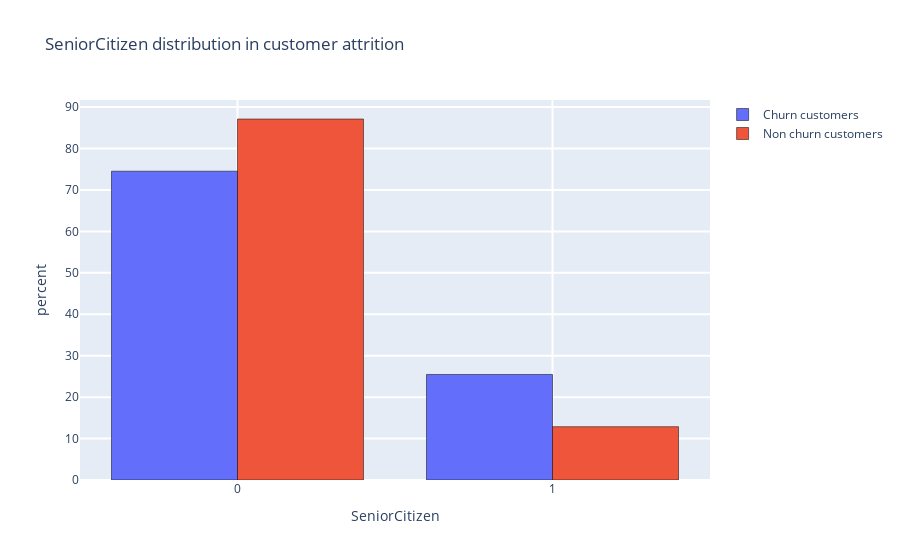
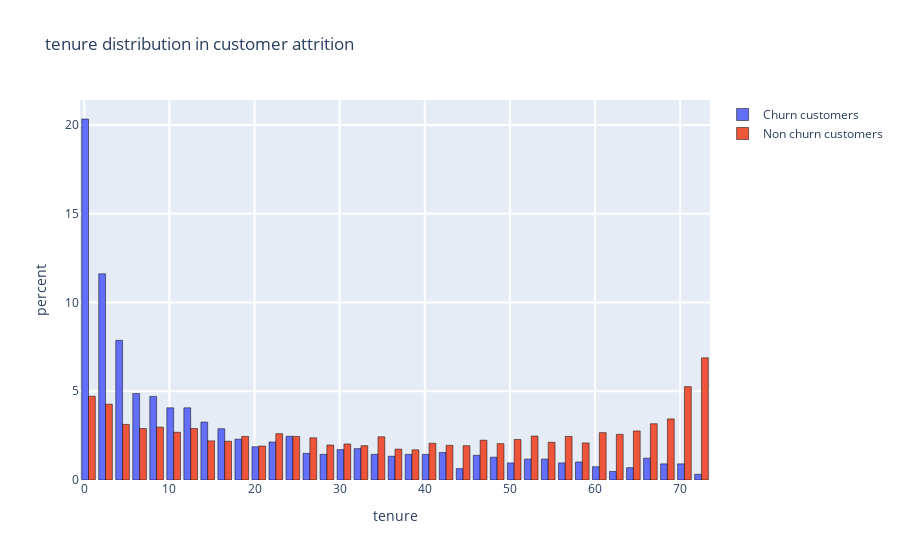

Notebook cell for these charts, in order:
### Code cell
for col in quan:
    #if col != ('SeniorCitizen') or ('tenure'):
    histPlot(col)

### Figure 1 — Plotly figure (JSON) as saved in the notebook; plotly's stock layout.template omitted (floating-point values rounded to 4 significant figures; data arrays with more than 128 entries replaced by an {"elided": "..."} marker saying what was removed)
{"data": [{"histnorm": "percent", "marker": {"line": {"color": "black", "width": 0.5}}, "name": "Churn customers", "type": "histogram", "x": {"elided": "1869 int values"}}, {"histnorm": "percent", "marker": {"line": {"color": "black", "width": 0.5}}, "name": "Non churn customers", "type": "histogram", "x": {"elided": "5174 int values"}}], "layout": {"title": {"text": "SeniorCitizen distribution in customer attrition"}, "xaxis": {"gridwidth": 2, "ticklen": 0.5, "title": {"text": "SeniorCitizen"}}, "yaxis": {"gridwidth": 2, "ticklen": 0.5, "title": {"text": "percent"}}}}

### Figure 2 — Plotly figure (JSON) as saved in the notebook; plotly's stock layout.template omitted (floating-point values rounded to 4 significant figures; data arrays with more than 128 entries replaced by an {"elided": "..."} marker saying what was removed)
{"data": [{"histnorm": "percent", "marker": {"line": {"color": "black", "width": 0.5}}, "name": "Churn customers", "type": "histogram", "x": {"elided": "1869 int values"}}, {"histnorm": "percent", "marker": {"line": {"color": "black", "width": 0.5}}, "name": "Non churn customers", "type": "histogram", "x": {"elided": "5174 int values"}}], "layout": {"title": {"text": "tenure distribution in customer attrition"}, "xaxis": {"gridwidth": 2, "ticklen": 0.5, "title": {"text": "tenure"}}, "yaxis": {"gridwidth": 2, "ticklen": 0.5, "title": {"text": "percent"}}}}
